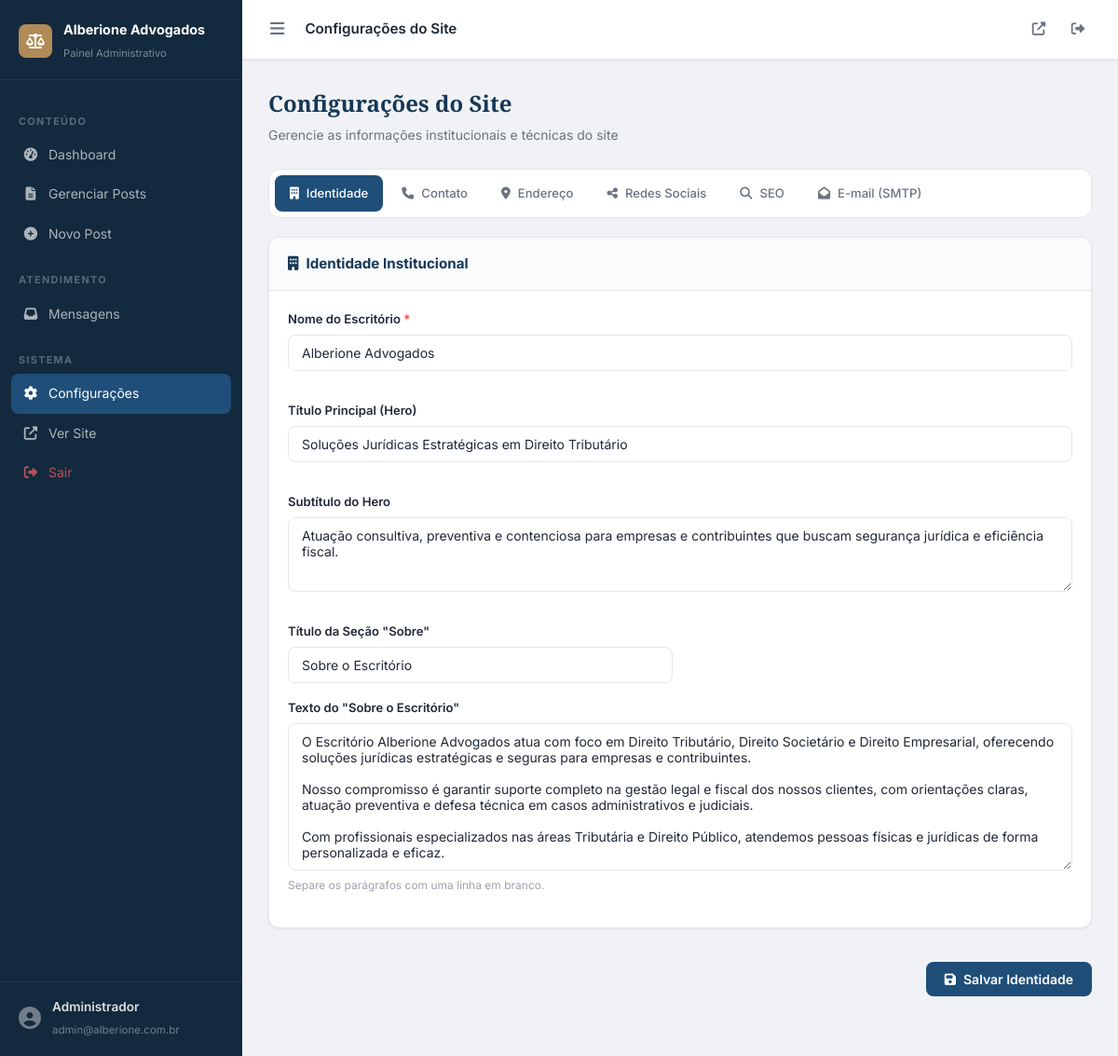
The page /admin/configuracoes.php (signed in) on the database its author committed.
### tables this page shows
CREATE TABLE IF NOT EXISTS site_settings (
    id                    INT UNSIGNED  NOT NULL AUTO_INCREMENT,
    config_key            VARCHAR(50)   NOT NULL DEFAULT 'default',

     
    office_name           VARCHAR(150)  NOT NULL DEFAULT 'Alberione Advogados',
    hero_title            VARCHAR(255)  NULL DEFAULT NULL,
    hero_subtitle         TEXT          NULL DEFAULT NULL,
    about_title           VARCHAR(255)  NULL DEFAULT NULL,
    about_text            LONGTEXT      NULL DEFAULT NULL,

     
    email_contato         VARCHAR(150)  NULL DEFAULT NULL,
    email_destino_form    VARCHAR(150)  NULL DEFAULT NULL,
    telefone              VARCHAR(30)   NULL DEFAULT NULL,
    whatsapp_numero       VARCHAR(30)   NULL DEFAULT NULL,
    whatsapp_link         VARCHAR(255)  NULL DEFAULT NULL,

     
    endereco_linha1       VARCHAR(255)  NULL DEFAULT NULL,
    endereco_linha2       VARCHAR(255)  NULL DEFAULT NULL,
    cidade                VARCHAR(120)  NULL DEFAULT NULL,
    estado                VARCHAR(60)   NULL DEFAULT NULL,
    cep                   VARCHAR(20)   NULL DEFAULT NULL,
    horario_atendimento   VARCHAR(120)  NULL DEFAULT NULL,

     
    instagram_url         VARCHAR(255)  NULL DEFAULT NULL,
    facebook_url          VARCHAR(255)  NULL DEFAULT NULL,
    linkedin_url          VARCHAR(255)  NULL DEFAULT NULL,
    youtube_url           VARCHAR(255)  NULL DEFAULT NULL,

     
    seo_home_title        VARCHAR(255)  NULL DEFAULT NULL,
    seo_home_description  VARCHAR(320)  NULL DEFAULT NULL,

     
    logo_path             VARCHAR(255)  NULL DEFAULT NULL,
    favicon_path          VARCHAR(255)  NULL DEFAULT NULL,

     
    smtp_host             VARCHAR(150)  NULL DEFAULT NULL,
    smtp_port             SMALLINT      NULL DEFAULT 587,
    smtp_user             VARCHAR(150)  NULL DEFAULT NULL,
    smtp_pass             VARCHAR(255)  NULL DEFAULT NULL,
    smtp_secure           ENUM('tls','ssl','none') NOT NULL DEFAULT 'tls',
    smtp_from_name        VARCHAR(150)  NULL DEFAULT NULL,
    smtp_from_email       VARCHAR(150)  NULL DEFAULT NULL,

    criado_em             DATETIME      NOT NULL DEFAULT CURRENT_TIMESTAMP,
    atualizado_em         DATETIME      NOT NULL DEFAULT CURRENT_TIMESTAMP ON UPDATE CURRENT_TIMESTAMP,

    PRIMARY KEY (id),
    UNIQUE KEY uq_site_settings_key (config_key)
);

### config/database.php (called while the page is built)
<?php
class Database {
    private static $instance = null;
    public static function getInstance() {
        if (self::$instance === null) {
            $dsn = sprintf(
                'mysql:host=%s;port=%s;dbname=%s;charset=%s',
                DB_HOST, DB_PORT, DB_NAME, DB_CHARSET
            );
            try {
                self::$instance = new PDO($dsn, DB_USER, DB_PASS, [
                    PDO::ATTR_ERRMODE            => PDO::ERRMODE_EXCEPTION,
                    PDO::ATTR_DEFAULT_FETCH_MODE => PDO::FETCH_ASSOC,
                    PDO::ATTR_EMULATE_PREPARES   => false,
                    PDO::MYSQL_ATTR_INIT_COMMAND => "SET NAMES utf8mb4 COLLATE utf8mb4_unicode_ci, time_zone='-03:00'",
                ]);
            } catch (PDOException $e) {
                error_log('[DB ERROR] ' . $e->getMessage());
                http_response_code(503);
                $is_local = in_array($_SERVER['SERVER_NAME'] ?? '', ['localhost', '127.0.0.1', '::1'])
                    || strpos($_SERVER['HTTP_HOST'] ?? '', 'localhost') !== false;
                if ($is_local) {
                    die('Erro de conexão com o banco de dados: ' . htmlspecialchars($e->getMessage(), ENT_QUOTES, 'UTF-8')
                        . '<br><br>Verifique DB_NAME, DB_USER, DB_PASS e DB_PORT em config/config.php. No MAMP, normalmente DB_PORT=8889 e DB_PASS=root.');
                }
                die('Serviço temporariamente indisponível.');
            }
        }
        return self::$instance;
    }
}
function db() {
    return Database::getInstance();
}

### config/helpers.php (called while the page is built, shortened)
<?php
function e(string $str): string {
    return htmlspecialchars($str, ENT_QUOTES | ENT_HTML5, 'UTF-8');
}
function get_site_settings(): array {
    static $settings = null;
    if ($settings !== null) return $settings;
    try {
        $stmt = db()->query("SELECT * FROM site_settings WHERE config_key = 'default' LIMIT 1");
        $row = $stmt->fetch();
        $settings = $row ?: [];
    } catch (Exception $e) {
        $settings = [];
    }
    return $settings;
}
function setting(string $key, string $default = ''): string {
    $s = get_site_settings();
    return !empty($s[$key]) ? $s[$key] : $default;
}

### admin/configuracoes.php (the view, shortened to what this page needs)
<?php
$s      = get_site_settings();
$tab = in_array($_GET['tab'] ?? '', ['identidade','contato','endereco','redes','seo','smtp']) ? $_GET['tab'] : 'identidade';
?>
<!DOCTYPE html>
<html lang="pt-BR">
<head>
    <link rel="stylesheet" href="https://cdn.jsdelivr.net/npm/@fortawesome/fontawesome-free@6.5.0/css/all.min.css">
    <link rel="stylesheet" href="../assets/css/admin.css">
</head>
<body class="admin-body">
<?php include __DIR__ . '/partials/sidebar.php'; ?>
<div class="admin-wrapper">
    <?php include __DIR__ . '/partials/topbar.php'; ?>
    <main class="admin-main">
        <div class="admin-page-header">
            <div>
                <h2>Configurações do Site</h2>
                <p>Gerencie as informações institucionais e técnicas do site</p>
            </div>
        </div>
        <div class="config-tabs">
            <a href="?tab=identidade" class="config-tab <?= $tab === 'identidade' ? 'active' : '' ?>">
                <i class="fas fa-building"></i> Identidade
            </a>
            <a href="?tab=contato" class="config-tab <?= $tab === 'contato' ? 'active' : '' ?>">
                <i class="fas fa-phone"></i> Contato
            </a>
            <a href="?tab=endereco" class="config-tab <?= $tab === 'endereco' ? 'active' : '' ?>">
                <i class="fas fa-map-marker-alt"></i> Endereço
            </a>
            <a href="?tab=redes" class="config-tab <?= $tab === 'redes' ? 'active' : '' ?>">
                <i class="fas fa-share-alt"></i> Redes Sociais
            </a>
            <a href="?tab=seo" class="config-tab <?= $tab === 'seo' ? 'active' : '' ?>">
                <i class="fas fa-search"></i> SEO
            </a>
            <a href="?tab=smtp" class="config-tab <?= $tab === 'smtp' ? 'active' : '' ?>">
                <i class="fas fa-envelope-open"></i> E-mail (SMTP)
            </a>
        </div>
        <form method="post" id="configForm">
            <div class="config-panel <?= $tab === 'identidade' ? 'active' : '' ?>">
                <div class="admin-card">
                    <div class="admin-card-header"><h3><i class="fas fa-building"></i> Identidade Institucional</h3></div>
                    <div class="admin-card-body">
                        <div class="form-grid-2">
                            <div class="form-group form-group--full">
                                <label>Nome do Escritório <span class="req">*</span></label>
                                <input type="text" name="office_name" value="<?= e($s['office_name'] ?? OFFICE_NAME) ?>" required maxlength="150">
                            </div>
                            <div class="form-group form-group--full">
                                <label>Título Principal (Hero)</label>
                                <input type="text" name="hero_title" value="<?= e($s['hero_title'] ?? '') ?>" maxlength="255"
                                       placeholder="Ex: Soluções Jurídicas Estratégicas em Direito Tributário">
                            </div>
                            <div class="form-group form-group--full">
                                <label>Subtítulo do Hero</label>
                                <textarea name="hero_subtitle" rows="3" maxlength="400"
                                          placeholder="Frase de impacto exibida abaixo do título principal..."><?= e($s['hero_subtitle'] ?? '') ?></textarea>
                            </div>
                            <div class="form-group">
                                <label>Título da Seção "Sobre"</label>
                                <input type="text" name="about_title" value="<?= e($s['about_title'] ?? '') ?>" maxlength="255"
                                       placeholder="Ex: Sobre o Escritório">
                            </div>
                        </div>
                        <div class="form-group">
                            <label>Texto do "Sobre o Escritório"</label>
                            <textarea name="about_text" rows="8"
                                      placeholder="Texto institucional exibido na seção Sobre. Use quebras de linha para separar parágrafos."><?= e($s['about_text'] ?? '') ?></textarea>
                            <small>Separe os parágrafos com uma linha em branco.</small>
                        </div>
                    </div>
                </div>
                <div class="config-save-bar">
                    <button type="submit" class="btn-admin-primary"><i class="fas fa-save"></i> Salvar Identidade</button>
                </div>
            </div>
        </form>
    </main>
</div>
</body>
</html>

### admin/partials/sidebar.php (shortened to what this page needs)
<?php
$current  = basename($_SERVER['PHP_SELF']);
$bp = rtrim(SITE_URL, '/');
?>
<nav class="admin-sidebar" id="adminSidebar">
    <div class="sidebar-brand">
        <div class="sidebar-logo"><i class="fas fa-balance-scale"></i></div>
        <div class="sidebar-title">
            <span><?= e(setting('office_name', OFFICE_NAME)) ?></span>
            <small>Painel Administrativo</small>
        </div>
    </div>
    <ul class="sidebar-nav">
        <li class="nav-section">Conteúdo</li>
        <li>
            <a href="<?= $bp ?>/admin/" class="<?= $current === 'index.php' ? 'active' : '' ?>">
                <i class="fas fa-tachometer-alt"></i> Dashboard
            </a>
        </li>
        <li>
            <a href="<?= $bp ?>/admin/posts.php" class="<?= $current === 'posts.php' ? 'active' : '' ?>">
                <i class="fas fa-file-alt"></i> Gerenciar Posts
            </a>
        </li>
        <li>
            <a href="<?= $bp ?>/admin/post-novo.php" class="<?= $current === 'post-novo.php' ? 'active' : '' ?>">
                <i class="fas fa-plus-circle"></i> Novo Post
            </a>
        </li>
        <li class="nav-section">Atendimento</li>
        <li>
            <a href="<?= $bp ?>/admin/mensagens.php" class="<?= $current === 'mensagens.php' ? 'active' : '' ?>">
                <i class="fas fa-inbox"></i> Mensagens
            </a>
        </li>
        <li class="nav-section">Sistema</li>
        <li>
            <a href="<?= $bp ?>/admin/configuracoes.php" class="<?= $current === 'configuracoes.php' ? 'active' : '' ?>">
                <i class="fas fa-cog"></i> Configurações
            </a>
        </li>
        <li>
            <a href="<?= $bp ?>/" target="_blank">
                <i class="fas fa-external-link-alt"></i> Ver Site
            </a>
        </li>
        <li>
            <a href="<?= $bp ?>/admin/logout.php" class="nav-danger">
                <i class="fas fa-sign-out-alt"></i> Sair
            </a>
        </li>
    </ul>
    <div class="sidebar-user">
        <div class="sidebar-user-avatar"><i class="fas fa-user-circle"></i></div>
        <div class="sidebar-user-info">
            <span><?= e($_SESSION['admin_nome'] ?? 'Admin') ?></span>
            <small><?= e($_SESSION['admin_email'] ?? '') ?></small>
        </div>
    </div>
</nav>

### rows shown on the page
site_settings: office_name "Alberione Advogados", hero_title "Soluções Jurídicas Estratégicas em Direito Tributário", hero_subtitle "Atuação consultiva, preventiva e contenciosa para empresas e contribuintes que buscam segurança jurídica e eficiência fiscal.", about_title "Sobre o Escritório", about_text "O Escritório Alberione Advogados atua com foco em Direito Tributário, Direito Societário e Direito Empresarial, oferecendo soluções jurídicas estratégicas e seguras para empresas e contribuintes. Nosso compromisso é garantir suporte completo na gestão legal e fiscal dos nossos clientes, com orientações claras, atuação preventiva e defesa técnica em casos administrativos e judiciais. Com profissionais especializados nas áreas Tributária e Direito Público, atendemos pessoas físicas e jurídicas de forma personalizada e eficaz."

### other values the page prints
$_SESSION['admin_nome'] "Administrador"
$_SESSION['admin_email'] "admin@alberione.com.br"
